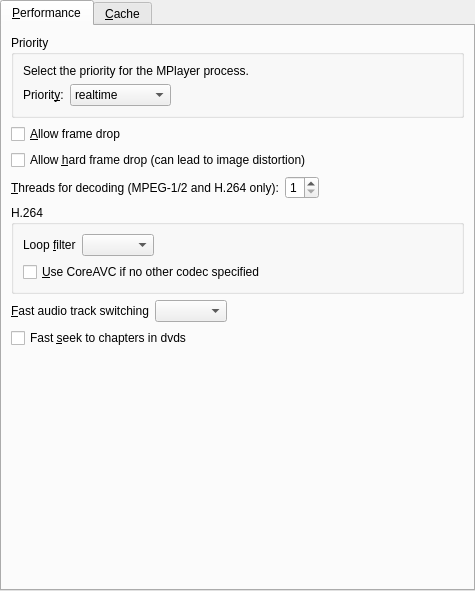
<ui version="4.0" >
 <class>PrefPerformance</class>
 <widget class="QWidget" name="PrefPerformance" >
  <property name="geometry" >
   <rect>
    <x>0</x>
    <y>0</y>
    <width>475</width>
    <height>591</height>
   </rect>
  </property>
  <layout class="QVBoxLayout" >
   <property name="spacing" >
    <number>6</number>
   </property>
   <property name="leftMargin" >
    <number>0</number>
   </property>
   <property name="topMargin" >
    <number>0</number>
   </property>
   <property name="rightMargin" >
    <number>0</number>
   </property>
   <property name="bottomMargin" >
    <number>0</number>
   </property>
   <item>
    <widget class="QTabWidget" name="tabWidget" >
     <property name="currentIndex" >
      <number>0</number>
     </property>
     <widget class="QWidget" name="tab" >
      <attribute name="title" >
       <string>&amp;Performance</string>
      </attribute>
      <layout class="QVBoxLayout" >
       <property name="spacing" >
        <number>6</number>
       </property>
       <property name="leftMargin" >
        <number>9</number>
       </property>
       <property name="topMargin" >
        <number>9</number>
       </property>
       <property name="rightMargin" >
        <number>9</number>
       </property>
       <property name="bottomMargin" >
        <number>9</number>
       </property>
       <item>
        <widget class="QGroupBox" name="priority_group" >
         <property name="title" >
          <string>Priority</string>
         </property>
         <layout class="QVBoxLayout" >
          <property name="spacing" >
           <number>6</number>
          </property>
          <property name="leftMargin" >
           <number>9</number>
          </property>
          <property name="topMargin" >
           <number>9</number>
          </property>
          <property name="rightMargin" >
           <number>9</number>
          </property>
          <property name="bottomMargin" >
           <number>9</number>
          </property>
          <item>
           <widget class="QLabel" name="priority_intro_label" >
            <property name="text" >
             <string>Select the priority for the MPlayer process.</string>
            </property>
            <property name="wordWrap" >
             <bool>false</bool>
            </property>
           </widget>
          </item>
          <item>
           <layout class="QHBoxLayout" >
            <property name="spacing" >
             <number>6</number>
            </property>
            <property name="leftMargin" >
             <number>0</number>
            </property>
            <property name="topMargin" >
             <number>0</number>
            </property>
            <property name="rightMargin" >
             <number>0</number>
            </property>
            <property name="bottomMargin" >
             <number>0</number>
            </property>
            <item>
             <widget class="QLabel" name="priority_label" >
              <property name="text" >
               <string>Priorit&amp;y:</string>
              </property>
              <property name="wordWrap" >
               <bool>false</bool>
              </property>
              <property name="buddy" >
               <cstring>priority_combo</cstring>
              </property>
             </widget>
            </item>
            <item>
             <widget class="QComboBox" name="priority_combo" >
              <item>
               <property name="text" >
                <string>realtime</string>
               </property>
              </item>
              <item>
               <property name="text" >
                <string>high</string>
               </property>
              </item>
              <item>
               <property name="text" >
                <string>abovenormal</string>
               </property>
              </item>
              <item>
               <property name="text" >
                <string>normal</string>
               </property>
              </item>
              <item>
               <property name="text" >
                <string>belownormal</string>
               </property>
              </item>
              <item>
               <property name="text" >
                <string>idle</string>
               </property>
              </item>
             </widget>
            </item>
            <item>
             <spacer>
              <property name="orientation" >
               <enum>Qt::Horizontal</enum>
              </property>
              <property name="sizeType" >
               <enum>QSizePolicy::Expanding</enum>
              </property>
              <property name="sizeHint" >
               <size>
                <width>201</width>
                <height>21</height>
               </size>
              </property>
             </spacer>
            </item>
           </layout>
          </item>
         </layout>
        </widget>
       </item>
       <item>
        <widget class="QCheckBox" name="framedrop_check" >
         <property name="text" >
          <string>&amp;Allow frame drop</string>
         </property>
        </widget>
       </item>
       <item>
        <widget class="QCheckBox" name="hardframedrop_check" >
         <property name="text" >
          <string>Allow &amp;hard frame drop (can lead to image distortion)</string>
         </property>
        </widget>
       </item>
       <item>
        <layout class="QHBoxLayout" >
         <property name="spacing" >
          <number>6</number>
         </property>
         <property name="leftMargin" >
          <number>0</number>
         </property>
         <property name="topMargin" >
          <number>0</number>
         </property>
         <property name="rightMargin" >
          <number>0</number>
         </property>
         <property name="bottomMargin" >
          <number>0</number>
         </property>
         <item>
          <widget class="QLabel" name="label_13" >
           <property name="text" >
            <string>&amp;Threads for decoding (MPEG-1/2 and H.264 only):</string>
           </property>
           <property name="buddy" >
            <cstring>threads_spin</cstring>
           </property>
          </widget>
         </item>
         <item>
          <widget class="QSpinBox" name="threads_spin" >
           <property name="minimum" >
            <number>1</number>
           </property>
           <property name="maximum" >
            <number>8</number>
           </property>
           <property name="value" >
            <number>1</number>
           </property>
          </widget>
         </item>
         <item>
          <spacer>
           <property name="orientation" >
            <enum>Qt::Horizontal</enum>
           </property>
           <property name="sizeHint" >
            <size>
             <width>40</width>
             <height>20</height>
            </size>
           </property>
          </spacer>
         </item>
        </layout>
       </item>
       <item>
        <widget class="QGroupBox" name="groupBox" >
         <property name="title" >
          <string>H.264</string>
         </property>
         <layout class="QVBoxLayout" >
          <property name="spacing" >
           <number>6</number>
          </property>
          <property name="leftMargin" >
           <number>9</number>
          </property>
          <property name="topMargin" >
           <number>9</number>
          </property>
          <property name="rightMargin" >
           <number>9</number>
          </property>
          <property name="bottomMargin" >
           <number>9</number>
          </property>
          <item>
           <layout class="QHBoxLayout" >
            <item>
             <widget class="QLabel" name="label_8" >
              <property name="text" >
               <string>Loop &amp;filter</string>
              </property>
              <property name="buddy" >
               <cstring>loopfilter_combo</cstring>
              </property>
             </widget>
            </item>
            <item>
             <widget class="QComboBox" name="loopfilter_combo" />
            </item>
            <item>
             <spacer>
              <property name="orientation" >
               <enum>Qt::Horizontal</enum>
              </property>
              <property name="sizeHint" >
               <size>
                <width>40</width>
                <height>20</height>
               </size>
              </property>
             </spacer>
            </item>
           </layout>
          </item>
          <item>
           <widget class="QCheckBox" name="coreavc_check" >
            <property name="text" >
             <string>&amp;Use CoreAVC if no other codec specified</string>
            </property>
           </widget>
          </item>
         </layout>
        </widget>
       </item>
       <item>
        <layout class="QHBoxLayout" >
         <property name="spacing" >
          <number>6</number>
         </property>
         <property name="leftMargin" >
          <number>0</number>
         </property>
         <property name="topMargin" >
          <number>0</number>
         </property>
         <property name="rightMargin" >
          <number>0</number>
         </property>
         <property name="bottomMargin" >
          <number>0</number>
         </property>
         <item>
          <widget class="QLabel" name="label" >
           <property name="text" >
            <string>&amp;Fast audio track switching</string>
           </property>
           <property name="buddy" >
            <cstring>fast_audio_combo</cstring>
           </property>
          </widget>
         </item>
         <item>
          <widget class="TristateCombo" name="fast_audio_combo" />
         </item>
         <item>
          <spacer>
           <property name="orientation" >
            <enum>Qt::Horizontal</enum>
           </property>
           <property name="sizeHint" >
            <size>
             <width>40</width>
             <height>20</height>
            </size>
           </property>
          </spacer>
         </item>
        </layout>
       </item>
       <item>
        <widget class="QCheckBox" name="fast_chapter_check" >
         <property name="text" >
          <string>Fast &amp;seek to chapters in dvds</string>
         </property>
        </widget>
       </item>
       <item>
        <spacer>
         <property name="orientation" >
          <enum>Qt::Vertical</enum>
         </property>
         <property name="sizeHint" >
          <size>
           <width>20</width>
           <height>40</height>
          </size>
         </property>
        </spacer>
       </item>
      </layout>
     </widget>
     <widget class="QWidget" name="tab_2" >
      <attribute name="title" >
       <string>&amp;Cache</string>
      </attribute>
      <layout class="QGridLayout" >
       <item row="0" column="0" colspan="4" >
        <widget class="QLabel" name="textLabel1_12" >
         <property name="text" >
          <string>Setting a cache may improve performance on slow media</string>
         </property>
         <property name="wordWrap" >
          <bool>false</bool>
         </property>
        </widget>
       </item>
       <item row="1" column="0" >
        <widget class="QLabel" name="label_2" >
         <property name="text" >
          <string>Cache for &amp;local files:</string>
         </property>
         <property name="buddy" >
          <cstring>cache_files_spin</cstring>
         </property>
        </widget>
       </item>
       <item row="1" column="1" >
        <widget class="QSpinBox" name="cache_files_spin" >
         <property name="maximum" >
          <number>100000</number>
         </property>
        </widget>
       </item>
       <item row="1" column="2" >
        <widget class="QLabel" name="label_3" >
         <property name="text" >
          <string>KB</string>
         </property>
        </widget>
       </item>
       <item row="1" column="3" >
        <spacer>
         <property name="orientation" >
          <enum>Qt::Horizontal</enum>
         </property>
         <property name="sizeHint" >
          <size>
           <width>211</width>
           <height>20</height>
          </size>
         </property>
        </spacer>
       </item>
       <item row="2" column="0" >
        <widget class="QLabel" name="label_4" >
         <property name="text" >
          <string>Cache for &amp;streams:</string>
         </property>
         <property name="buddy" >
          <cstring>cache_streams_spin</cstring>
         </property>
        </widget>
       </item>
       <item row="2" column="1" >
        <widget class="QSpinBox" name="cache_streams_spin" >
         <property name="maximum" >
          <number>100000</number>
         </property>
        </widget>
       </item>
       <item row="2" column="2" >
        <widget class="QLabel" name="label_5" >
         <property name="text" >
          <string>KB</string>
         </property>
        </widget>
       </item>
       <item row="2" column="3" >
        <spacer>
         <property name="orientation" >
          <enum>Qt::Horizontal</enum>
         </property>
         <property name="sizeHint" >
          <size>
           <width>211</width>
           <height>27</height>
          </size>
         </property>
        </spacer>
       </item>
       <item row="3" column="0" >
        <widget class="QLabel" name="label_6" >
         <property name="text" >
          <string>Cache for &amp;DVDs:</string>
         </property>
         <property name="buddy" >
          <cstring>cache_dvds_spin</cstring>
         </property>
        </widget>
       </item>
       <item row="3" column="1" >
        <widget class="QSpinBox" name="cache_dvds_spin" >
         <property name="maximum" >
          <number>100000</number>
         </property>
        </widget>
       </item>
       <item row="3" column="2" >
        <widget class="QLabel" name="label_7" >
         <property name="text" >
          <string>KB</string>
         </property>
        </widget>
       </item>
       <item row="3" column="3" >
        <spacer>
         <property name="orientation" >
          <enum>Qt::Horizontal</enum>
         </property>
         <property name="sizeHint" >
          <size>
           <width>211</width>
           <height>27</height>
          </size>
         </property>
        </spacer>
       </item>
       <item row="4" column="0" >
        <widget class="QLabel" name="label_9" >
         <property name="text" >
          <string>Cache for &amp;audio CDs:</string>
         </property>
         <property name="buddy" >
          <cstring>cache_cds_spin</cstring>
         </property>
        </widget>
       </item>
       <item row="4" column="1" >
        <widget class="QSpinBox" name="cache_cds_spin" >
         <property name="maximum" >
          <number>100000</number>
         </property>
        </widget>
       </item>
       <item row="4" column="2" >
        <widget class="QLabel" name="label_10" >
         <property name="text" >
          <string>KB</string>
         </property>
        </widget>
       </item>
       <item row="4" column="3" >
        <spacer>
         <property name="orientation" >
          <enum>Qt::Horizontal</enum>
         </property>
         <property name="sizeHint" >
          <size>
           <width>221</width>
           <height>27</height>
          </size>
         </property>
        </spacer>
       </item>
       <item row="5" column="0" >
        <widget class="QLabel" name="label_12" >
         <property name="text" >
          <string>Cache for &amp;VCDs:</string>
         </property>
         <property name="buddy" >
          <cstring>cache_vcds_spin</cstring>
         </property>
        </widget>
       </item>
       <item row="5" column="1" >
        <widget class="QSpinBox" name="cache_vcds_spin" >
         <property name="maximum" >
          <number>100000</number>
         </property>
        </widget>
       </item>
       <item row="5" column="2" >
        <widget class="QLabel" name="label_11" >
         <property name="text" >
          <string>KB</string>
         </property>
        </widget>
       </item>
       <item row="5" column="3" >
        <spacer>
         <property name="orientation" >
          <enum>Qt::Horizontal</enum>
         </property>
         <property name="sizeHint" >
          <size>
           <width>201</width>
           <height>27</height>
          </size>
         </property>
        </spacer>
       </item>
       <item row="6" column="0" >
        <widget class="QLabel" name="label_14" >
         <property name="text" >
          <string>Cache for &amp;TV:</string>
         </property>
         <property name="buddy" >
          <cstring>cache_tv_spin</cstring>
         </property>
        </widget>
       </item>
       <item row="6" column="1" >
        <widget class="QSpinBox" name="cache_tv_spin" >
         <property name="maximum" >
          <number>100000</number>
         </property>
        </widget>
       </item>
       <item row="6" column="2" >
        <widget class="QLabel" name="label_15" >
         <property name="text" >
          <string>KB</string>
         </property>
        </widget>
       </item>
       <item row="6" column="3" >
        <spacer>
         <property name="orientation" >
          <enum>Qt::Horizontal</enum>
         </property>
         <property name="sizeHint" >
          <size>
           <width>231</width>
           <height>27</height>
          </size>
         </property>
        </spacer>
       </item>
       <item row="7" column="2" >
        <spacer>
         <property name="orientation" >
          <enum>Qt::Vertical</enum>
         </property>
         <property name="sizeHint" >
          <size>
           <width>20</width>
           <height>201</height>
          </size>
         </property>
        </spacer>
       </item>
      </layout>
     </widget>
    </widget>
   </item>
  </layout>
 </widget>
 <customwidgets>
  <customwidget>
   <class>TristateCombo</class>
   <extends>QComboBox</extends>
   <header>tristatecombo.h</header>
  </customwidget>
 </customwidgets>
 <tabstops>
  <tabstop>tabWidget</tabstop>
  <tabstop>priority_combo</tabstop>
  <tabstop>framedrop_check</tabstop>
  <tabstop>hardframedrop_check</tabstop>
  <tabstop>threads_spin</tabstop>
  <tabstop>loopfilter_combo</tabstop>
  <tabstop>coreavc_check</tabstop>
  <tabstop>fast_audio_combo</tabstop>
  <tabstop>fast_chapter_check</tabstop>
  <tabstop>cache_files_spin</tabstop>
  <tabstop>cache_streams_spin</tabstop>
  <tabstop>cache_dvds_spin</tabstop>
  <tabstop>cache_cds_spin</tabstop>
  <tabstop>cache_vcds_spin</tabstop>
  <tabstop>cache_tv_spin</tabstop>
 </tabstops>
 <resources/>
 <connections/>
</ui>
